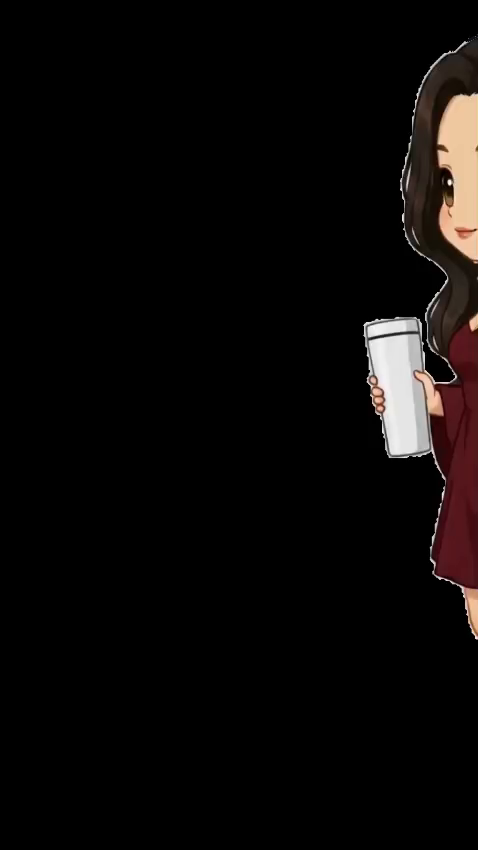
#> input picture frames/ezgif-frame-001.png, 478 x 850 px; its folder holds only this picture in this run
$ python clean_bg.py
#> lines starting #> are read from the running program, lines starting #| are printed output that depends on the picture; after the words box and inside, x2 and y2 are one past the last pixel; in counts of white or black regions, pixels touching at a corner belong together
# clean_bg.py
import os
import cv2
import numpy as np

def remove_background_safely(frames_dir):
#> called with frames_dir = 'frames'
    if not os.path.exists(frames_dir):
        print(f"[-] Directory '{frames_dir}' nahi mili!")
        return

    all_files = sorted(os.listdir(frames_dir))
    files = [os.path.join(frames_dir, f) for f in all_files if f.lower().endswith('.png')]

    if not files:
        print("[-] Khali folder mila! Koi PNG frames nahi hain.")
        return

    print(f"[➔] Processing {len(files)} frames... Eyes aur character pixels safe rakhe ja rahe hain.")

    for f in files:
        # Load image with alpha channel
        img = cv2.imread(f, cv2.IMREAD_UNCHANGED)
#> img is the input picture: shape (850, 478, 4); mean B, G, R, A 7.6, 8.3, 10.7, 22.8
        if img is None:
            continue

        # Agar image me alpha channel nahi hai, toh add karo
        if img.shape[2] == 3:
            b, g, r = cv2.split(img)
            alpha = np.ones(b.shape, dtype=b.dtype) * 255
            img = cv2.merge((b, g, r, alpha))

        # Hoga kya: Hum binary channel nikalenge aur corner background area ko mark karenge
        # Taki character ke andar ke black pixels (eyes/clothes) modify na hon.
        gray = cv2.cvtColor(img[:, :, :3], cv2.COLOR_BGR2GRAY)
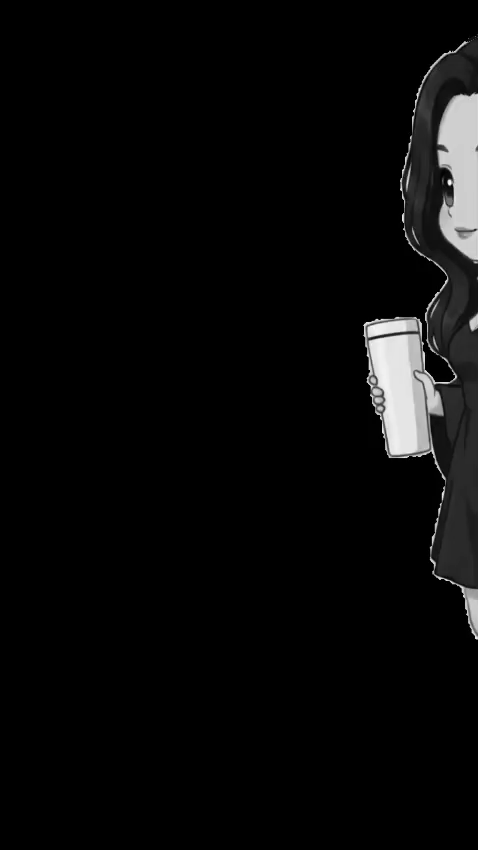
#> gray: shape (850, 478); min 0, max 252, mean 9

        # Black background ko catch karne ke liye threshold
        _, thresh = cv2.threshold(gray, 15, 255, cv2.THRESH_BINARY_INV)
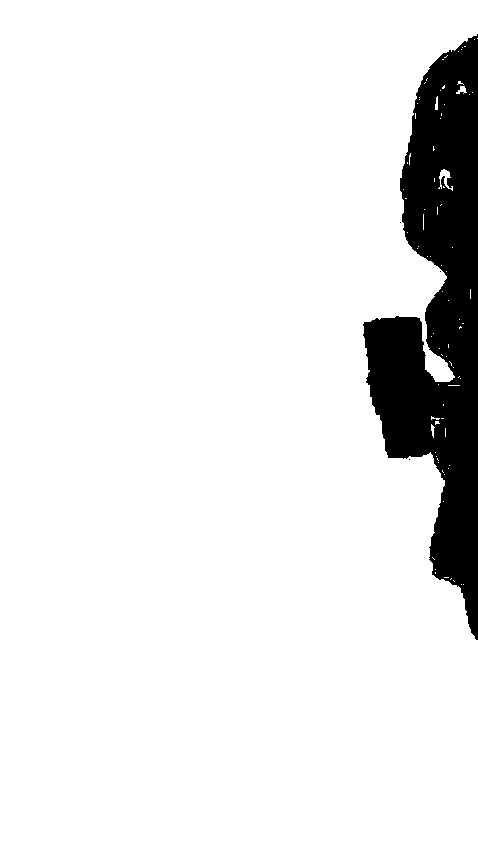
#> thresh: shape (850, 478); 91.2% white; 4 black regions (3 under 20 px), largest, box (x1, y1, x2, y2) and area: (363, 34, 478, 640) 35772

        # Floodfill from corners to trace outer bounds only (jaise Photoshop ka Magic Wand)
        mask = np.zeros((gray.shape[0] + 2, gray.shape[1] + 2), np.uint8)

        # 4 corners se seed daal kar trigger karenge
        h, w = gray.shape[:2]
#> h = 850; w = 478
        cv2.floodFill(thresh, mask, (0, 0), 255)
        cv2.floodFill(thresh, mask, (w - 1, 0), 255)
        cv2.floodFill(thresh, mask, (0, h - 1), 255)
        cv2.floodFill(thresh, mask, (w - 1, h - 1), 255)

        # Jo hissa floodfill se select hua, uska alpha 0 (transparent) kar do
        # Mask is offset by 1 pixel because of OpenCV layout specs
        bg_mask = mask[1:-1, 1:-1] == 1
        img[bg_mask, 3] = 0

        # Overwrite the original frame with clean transparent copy
        cv2.imwrite(f, img)

    print("[✔] Sabhi frames ka background clean ho gaya hai! Aankhein perfectly safe hain.")

if __name__ == "__main__":
    current_dir = os.path.dirname(os.path.abspath(__file__))
    frames_folder = os.path.join(current_dir, "frames")
    remove_background_safely(frames_folder)

$ run again, on frames/ezgif-frame-006.png
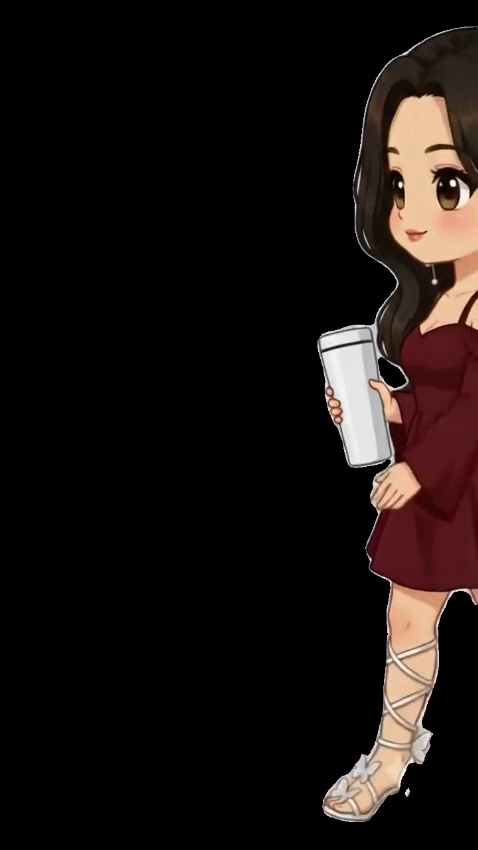
#> input picture frames/ezgif-frame-006.png, 478 x 850 px
#> in remove_background_safely, img is the input picture: shape (850, 478, 4); mean B, G, R, A 16.4, 18.5, 25, 48.9
#> in remove_background_safely, `gray = cv2.cvtColor(img[:, :, :3], cv2.COLOR_BGR2GRAY)`:
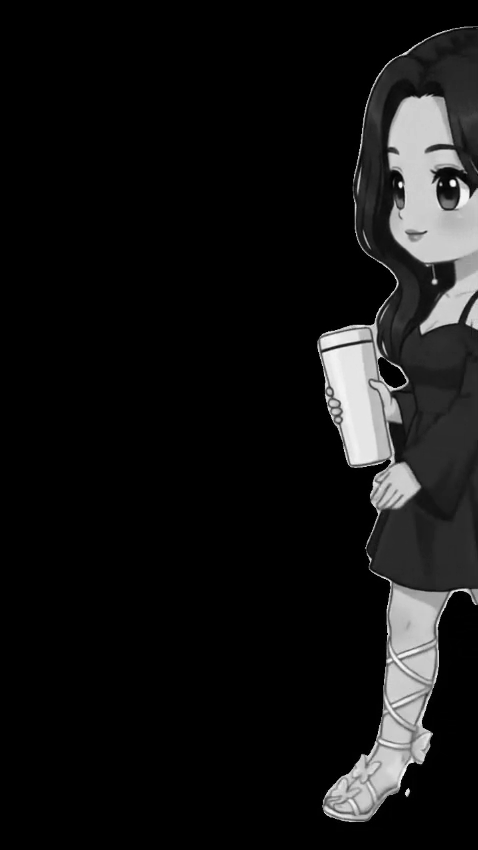
#> gray: shape (850, 478); min 0, max 255, mean 20.2
#> in remove_background_safely, `_, thresh = cv2.threshold(gray, 15, 255, cv2.THRESH_BINARY_INV)`:
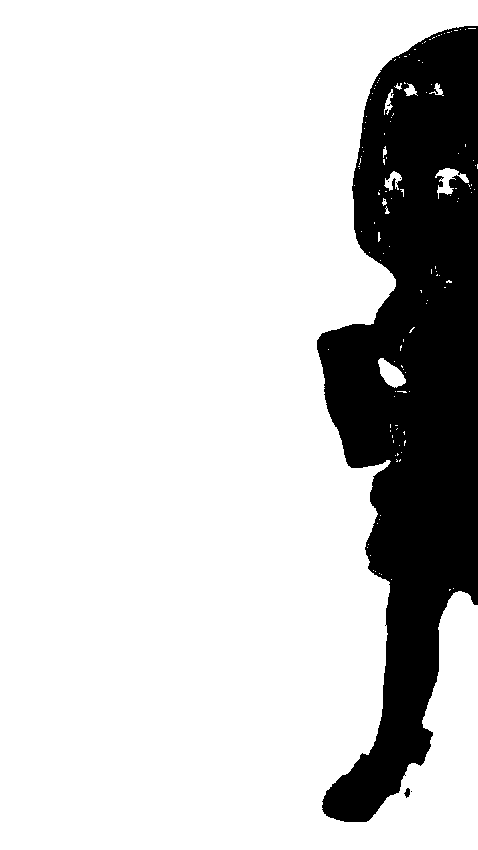
#> thresh: shape (850, 478); 81.3% white; 6 black regions (4 under 20 px), largest, box (x1, y1, x2, y2) and area: (317, 26, 478, 822) 76112, (404, 788, 410, 798) 38

$ run again, on frames/ezgif-frame-007.png
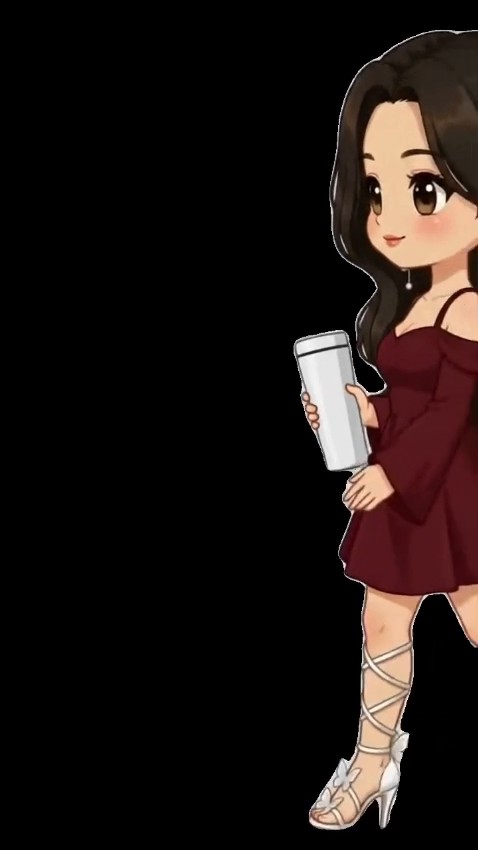
#> input picture frames/ezgif-frame-007.png, 478 x 850 px
#> in remove_background_safely, img is the input picture: shape (850, 478, 4); mean B, G, R, A 18.7, 21.1, 29.1, 57.9
#> in remove_background_safely, `gray = cv2.cvtColor(img[:, :, :3], cv2.COLOR_BGR2GRAY)`:
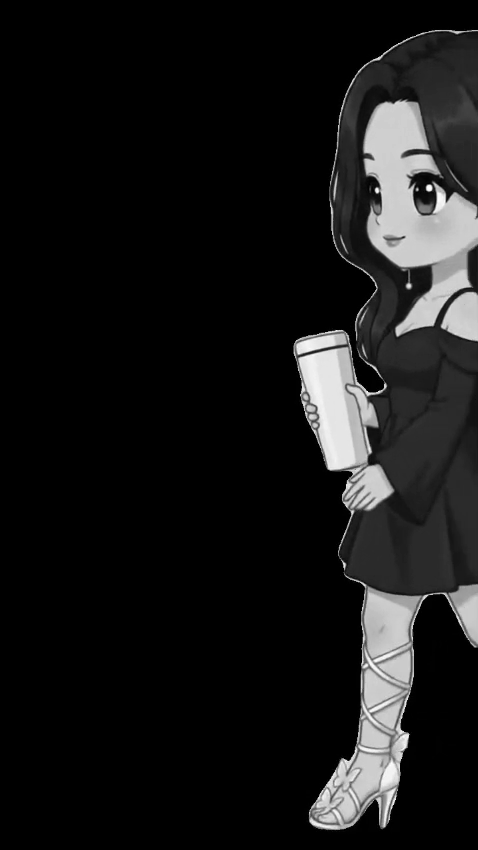
#> gray: shape (850, 478); min 0, max 255, mean 23.2
#> in remove_background_safely, `_, thresh = cv2.threshold(gray, 15, 255, cv2.THRESH_BINARY_INV)`:
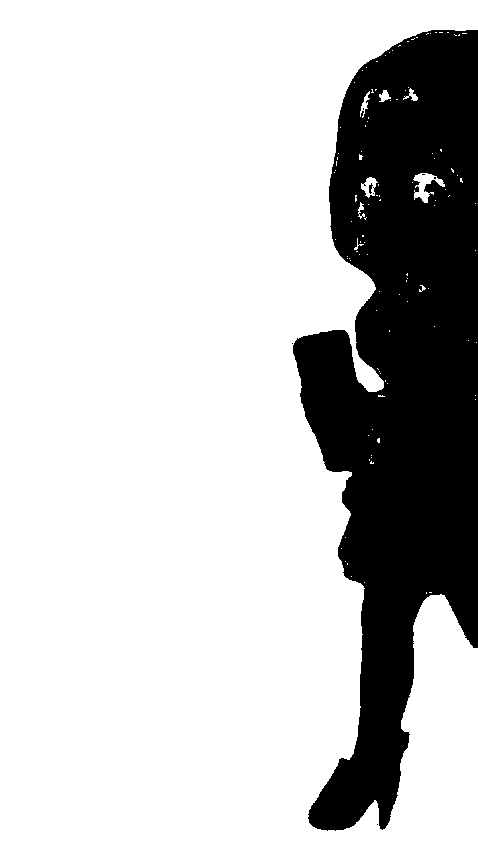
#> thresh: shape (850, 478); 77.6% white; 8 black regions (6 under 20 px), largest, box (x1, y1, x2, y2) and area: (293, 30, 478, 831) 91066, (369, 183, 373, 194) 25
